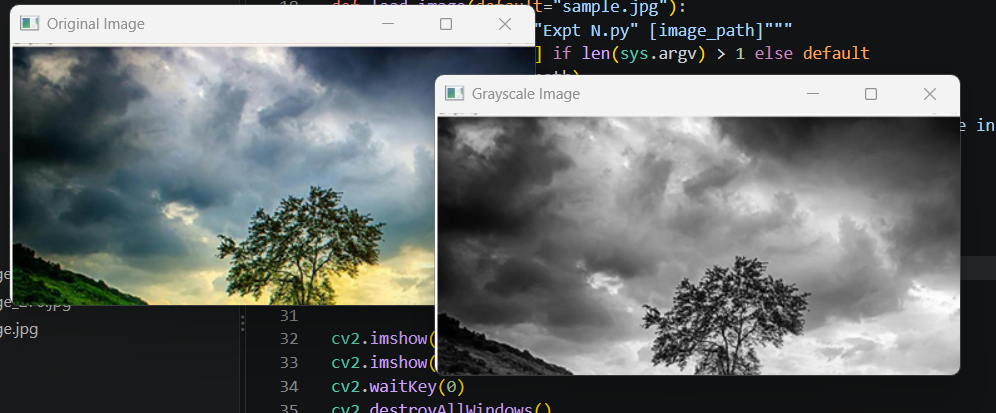
#> input picture Expt 1.png, 996 x 413 px
$ python 'Expt 3.py' 'Expt 1.png'
#> lines starting #> are read from the running program, lines starting #| are printed output that depends on the picture
import sys
import cv2
import numpy as np


def demo_image(h=480, w=720):
    """Fallback image so the program runs even if sample.jpg is missing."""
    img = np.zeros((h, w, 3), np.uint8)
    for y in range(h):                       # sky gradient
        img[y, :] = (200 - y // 4, 140 - y // 6, 60 + y // 5)
    cv2.rectangle(img, (0, int(h * 0.75)), (w, h), (40, 160, 40), -1)   # grass
    cv2.circle(img, (int(w * 0.65), int(h * 0.55)), 70, (30, 100, 30), -1)  # tree top
    cv2.rectangle(img, (int(w * 0.65) - 8, int(h * 0.55)), (int(w * 0.65) + 8, int(h * 0.75)), (20, 50, 90), -1)
    noise = np.random.randint(0, 25, img.shape, dtype=np.uint8)
    return cv2.add(img, noise)


def load_image(default="sample.png"):
    """Usage: python "Expt N.py" [image_path]"""
#> called with default = 'sample.png'
    path = sys.argv[1] if len(sys.argv) > 1 else default
    img = cv2.imread(path)
#> img is the input picture: shape (413, 996, 3); mean B, G, R 107.1, 107.6, 103.8
    if img is None:
        print(f"'{path}' not found -> using a generated demo image instead.")
        img = demo_image()
    return img


# Experiment 3: Read an image and show its outline using Canny
image = load_image("sample.png")
gray_image = cv2.cvtColor(image, cv2.COLOR_BGR2GRAY)
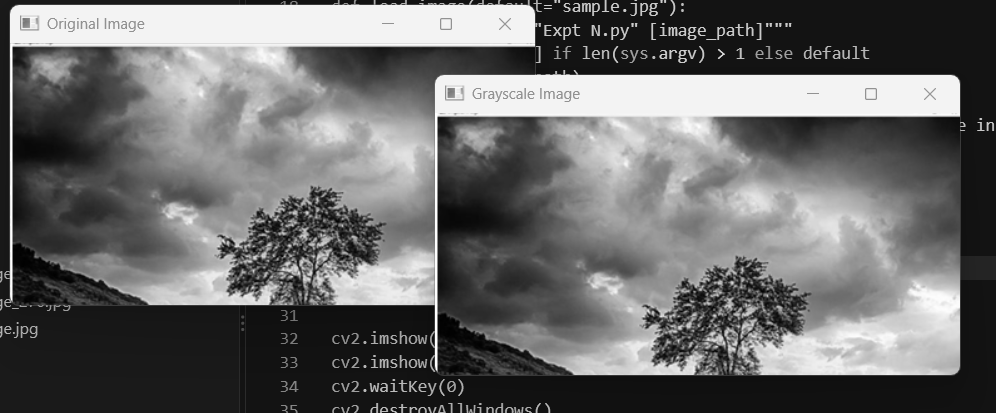
#> gray_image: shape (413, 996); min 0, max 255, mean 106.5
edges = cv2.Canny(gray_image, 100, 200)               # 100 & 200 = thresholds
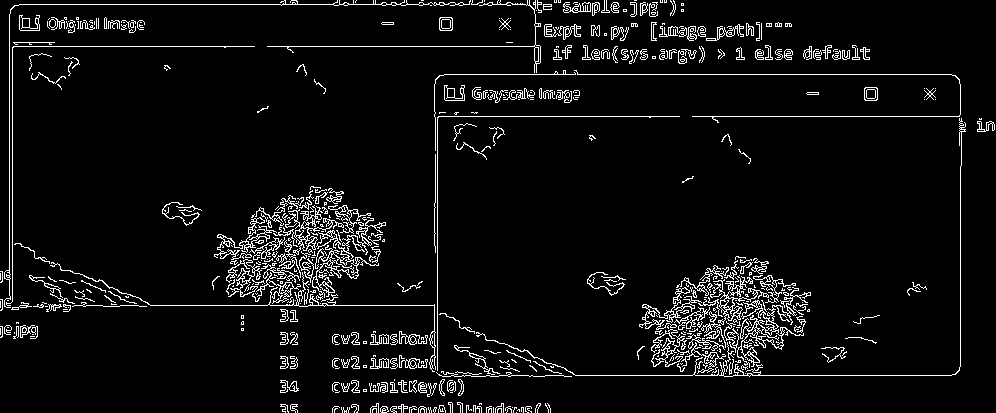
#> edges: shape (413, 996); 5.8% white in thin lines or dots

cv2.imshow("Original Image", image)
cv2.imshow("Edge Detected Image", edges)
cv2.waitKey(0)
cv2.destroyAllWindows()

$ run again, on Expt 2.png
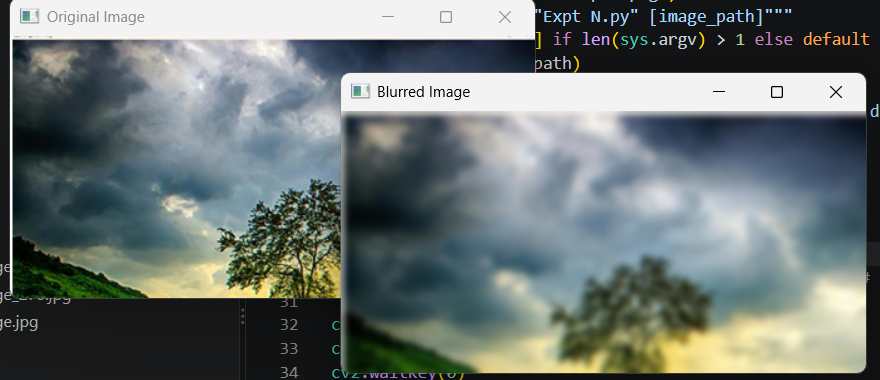
#> input picture Expt 2.png, 880 x 380 px
#> in load_image, img is the input picture: shape (380, 880, 3); mean B, G, R 116.7, 118.6, 109.5
#> `gray_image = cv2.cvtColor(image, cv2.COLOR_BGR2GRAY)`:
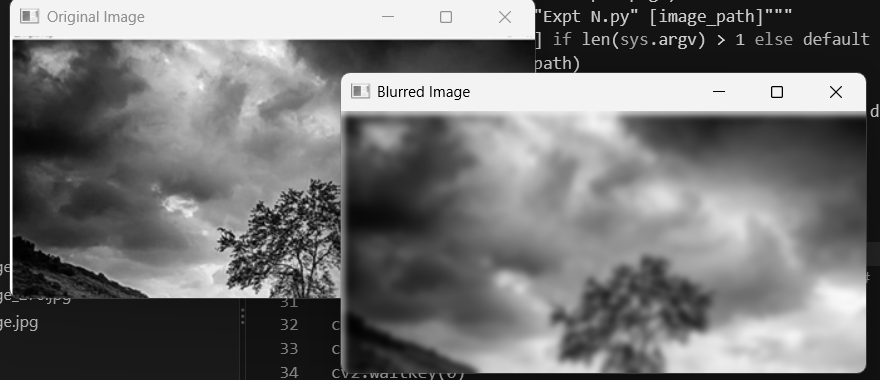
#> gray_image: shape (380, 880); min 0, max 255, mean 115.7
#> `edges = cv2.Canny(gray_image, 100, 200)`:
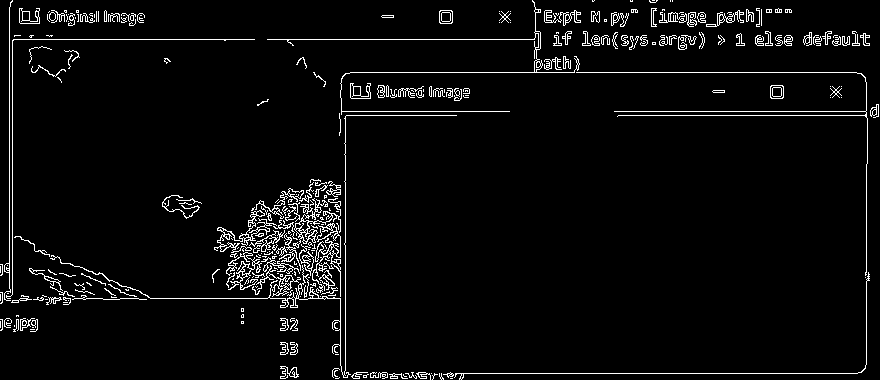
#> edges: shape (380, 880); 4.2% white in thin lines or dots
